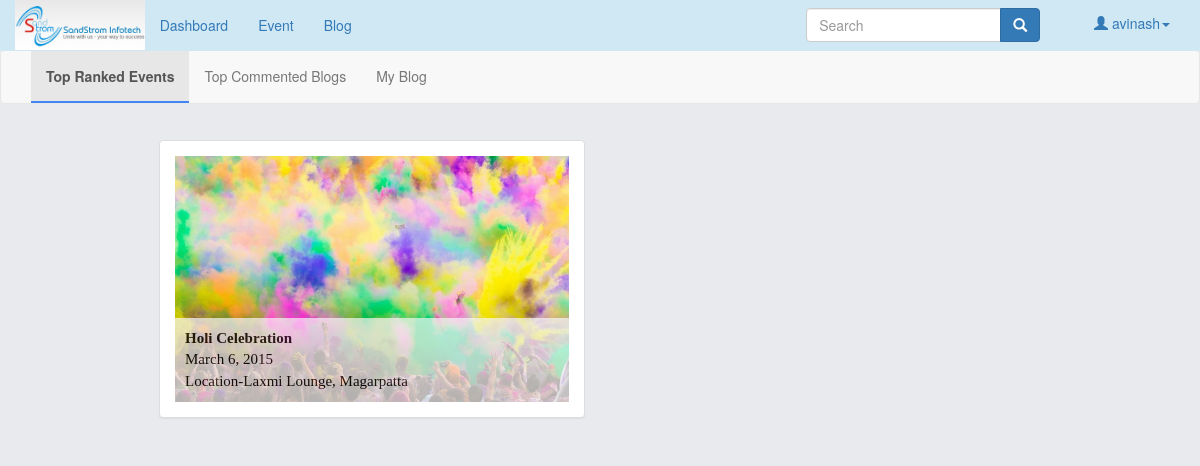
Screenshot of / (signed in) with the database file from the repository.
### event/models.py (models this page shows, shortened)
class Event(models.Model):
    event_name = models.CharField(max_length=200)
    event_thumbnail = models.ImageField(upload_to="images/", null=True, blank=True)
    event_date = models.DateField('Event Date')
    event_time = models.TimeField('Event Time')
    event_location = models.CharField(max_length=400)
    event_description = models.CharField(max_length=700)
    overall_rating = models.FloatField(default=0.0)

### dashboard/views.py (the view, shortened to what this page needs)
# urls.py: url( r'^$', 'dashboard.views.dashboard', name='dashboard'),
@login_required(login_url='/account/login')
def dashboard(request):
        top_ranked_events = Event.objects.order_by('-overall_rating')[:5]
        top_commented_blog = Blog.objects.order_by('-overall_comment')[:5]
        my_blogs = Blog.objects.filter(user=User.objects.get(username=request.user))
        template = loader.get_template('dashboard.html')
        context = RequestContext(request, {
            'top_ranked_events': top_ranked_events,
            'top_commented_blog': top_commented_blog,
            'my_blogs': my_blogs,
            'form_class': BlogForm,
            'form_feedback': FeedbackForm,
            'form_suggestion': SuggestionForm,
            'form_rating': RatingForm,
            'form_comment': CommentForm,
            'template_name': 'dashboard.html',
            'success_url': '/thanks/',
        })
        return HttpResponse(template.render(context))

### media/templates/dashboard.html (shortened to what this page needs)
<!DOCTYPE html>
<html xmlns="http://www.w3.org/1999/html">
<head lang="en">
    {% load static %}
    <link rel="stylesheet" href="{% static 'css/offcanvas.css' %}">
    <link rel="stylesheet" href="{% static 'css/styles.css' %}">
</head>
<body style="background-color:#e9eaed;">
{% include "main_nav.html" %}
<div class="navbar navbar-default" id="subnav"style="margin-top:-20px;">
    <div class="col-md-12">
        <div class="collapse navbar-collapse" id="navbar-collapse2">
          <ul class="nav navbar-nav navbar-left">
             <li  id="topevents" class="active" onclick="topevents()"><a href="#" role="button" data-toggle="modal">Top Ranked Events</a></li>
             <li id="topblogs" onclick="topblogs()"><a href="#" role="button" data-toggle="modal">Top Commented Blogs</a></li>
             <li id="myblog" onclick="myblog()"><a href="#" role="button" data-toggle="modal">My Blog</a></li>
           </ul>
        </div>
     </div>
</div>
<div class="container" id="main" style="">
   <div class="row" style="margin-top:-50px;width:80%;margin-left:auto;margin-right:auto;">
        <div id="topevents_body">
            <div class="col-md-6 col-sm-6">
            {% if top_ranked_events %}
            {% for event in top_ranked_events %}
                <div class="panel panel-default">
                    <div class="panel-body"><div class="wrapper">
                            <img src="../media/{{event.event_thumbnail}}"  class="img-responsive">
                            <a style="text-decoration:none;" href="#eventshow_{{event.id}}" role="button" data-toggle="modal">
                            <div class="description">
                                <p class='description_content'>
                                    <b>{{ event.event_name }}</b><br>
                                    {{event.event_date}}<br>
                                    Location-{{event.event_location}}
                                </p>
                            </div>
                            </a>
                        </div>
                    </div>
                </div>
            {% endfor %}
            {% else %}
                <p>No Events are available.</p>
            {% endif %}
            </div>
        </div>
   </div>
</div>
    {% load bootstrap3 %}
    {% bootstrap_css %}
</body>
</html>

### media/templates/main_nav.html (shortened to what this page needs)
<nav class="navbar navbar-fixed-top header" style="background-color:#D0E8F4;">
 	<div class="col-md-12">
        <div class="navbar-header">
          <a href="/" class="navbar-brand" style="padding:0px;"><img style="height:100%;" class="img-responsive" src="../media/images/logo.jpg" alt="Sand Strom"/></a>
        </div>
        <div class="collapse navbar-collapse" id="navbar-collapse1"style="background-color:#D0E8F4;">
          <form class="navbar-form pull-right">
              <div class="input-group" style="max-width:470px;margin-right:40px;">
                <input type="text" class="form-control" placeholder="Search" name="srch-term" id="srch-term">
                <div class="input-group-btn">
                  <button class="btn btn-default btn-primary" type="submit"><i class="glyphicon glyphicon-search"></i></button>
                </div>
              </div>
              <a href="#" class="dropdown-toggle" style="margin-left:10px; text-decoration:none;" data-toggle="dropdown" role="button" aria-expanded="false"><i class="glyphicon glyphicon-user"></i>&nbsp;{{ user.username }}<span class="caret"></span></a>
          </form>
          <ul class="nav navbar-nav navbar-left">
			 <li><a href="/dashboard">Dashboard</a></li>
			 <li><a href="/events">Event</a></li>
			 <li><a href="/blogs">Blog</a></li>
           </ul>
        </div>
     </div>
</nav>

### static/css/offcanvas.css (style rules this page uses)
html, body { overflow-x: hidden; }
body { padding-top: 70px; }

### static/css/styles.css (style rules this page uses)
body { background-color:#e0e0e0; -webkit-font-smoothing: antialiased; font: normal 14px Roboto,arial,sans-serif; }
.navbar-default { background-color:#f4f4f4;border-width:0;z-index:5; }
.navbar-default .navbar-nav > .active > a,.navbar-default .navbar-nav > li:hover > a { border:0 solid #4285f4;border-bottom-width:2px;font-weight:800;background-color:transparent; }
.header { background-color:#ffffff;border-width:0; }
.header .navbar-collapse { background-color:#ffffff; }
.btn,.form-control,.panel,.list-group,.well { border-radius:1px;box-shadow:0 0 0; }
.form-control { border-color:#d7d7d7; }
.btn-primary { border-color:transparent; }
.btn-primary,.label-primary,.list-group-item.active, .list-group-item.active:hover, .list-group-item.active:focus { background-color:#4285f4; }
.well,.panel { border-color:#d2d2d2;box-shadow:0 1px 0 #cfcfcf;border-radius:3px; }
button { outline: 0; }
#subnav { position:fixed; width:100%; }
#main { padding-top:120px; }
#subnav { margin-top: -2%; }

### media/templates/dashboard.html (style rules this page uses)
div.wrapper { float:left; position:relative; }
div.description { position:absolute; bottom:0px; left:0px; width:100%; background-color:#F8F8F8; font-family: 'tahoma'; font-size:15px; color:black; hover.color:black; opacity:0.7; filter:alpha(opacity=60); }
p.description_content { padding:10px; margin:0px; }

### rows the page displays
Event: event_thumbnail (picture), event_name "Holi Celebration", event_date "March 6, 2015", event_location "Laxmi Lounge, Magarpatta"

### other values shown
{{ user.username }} "avinash"
